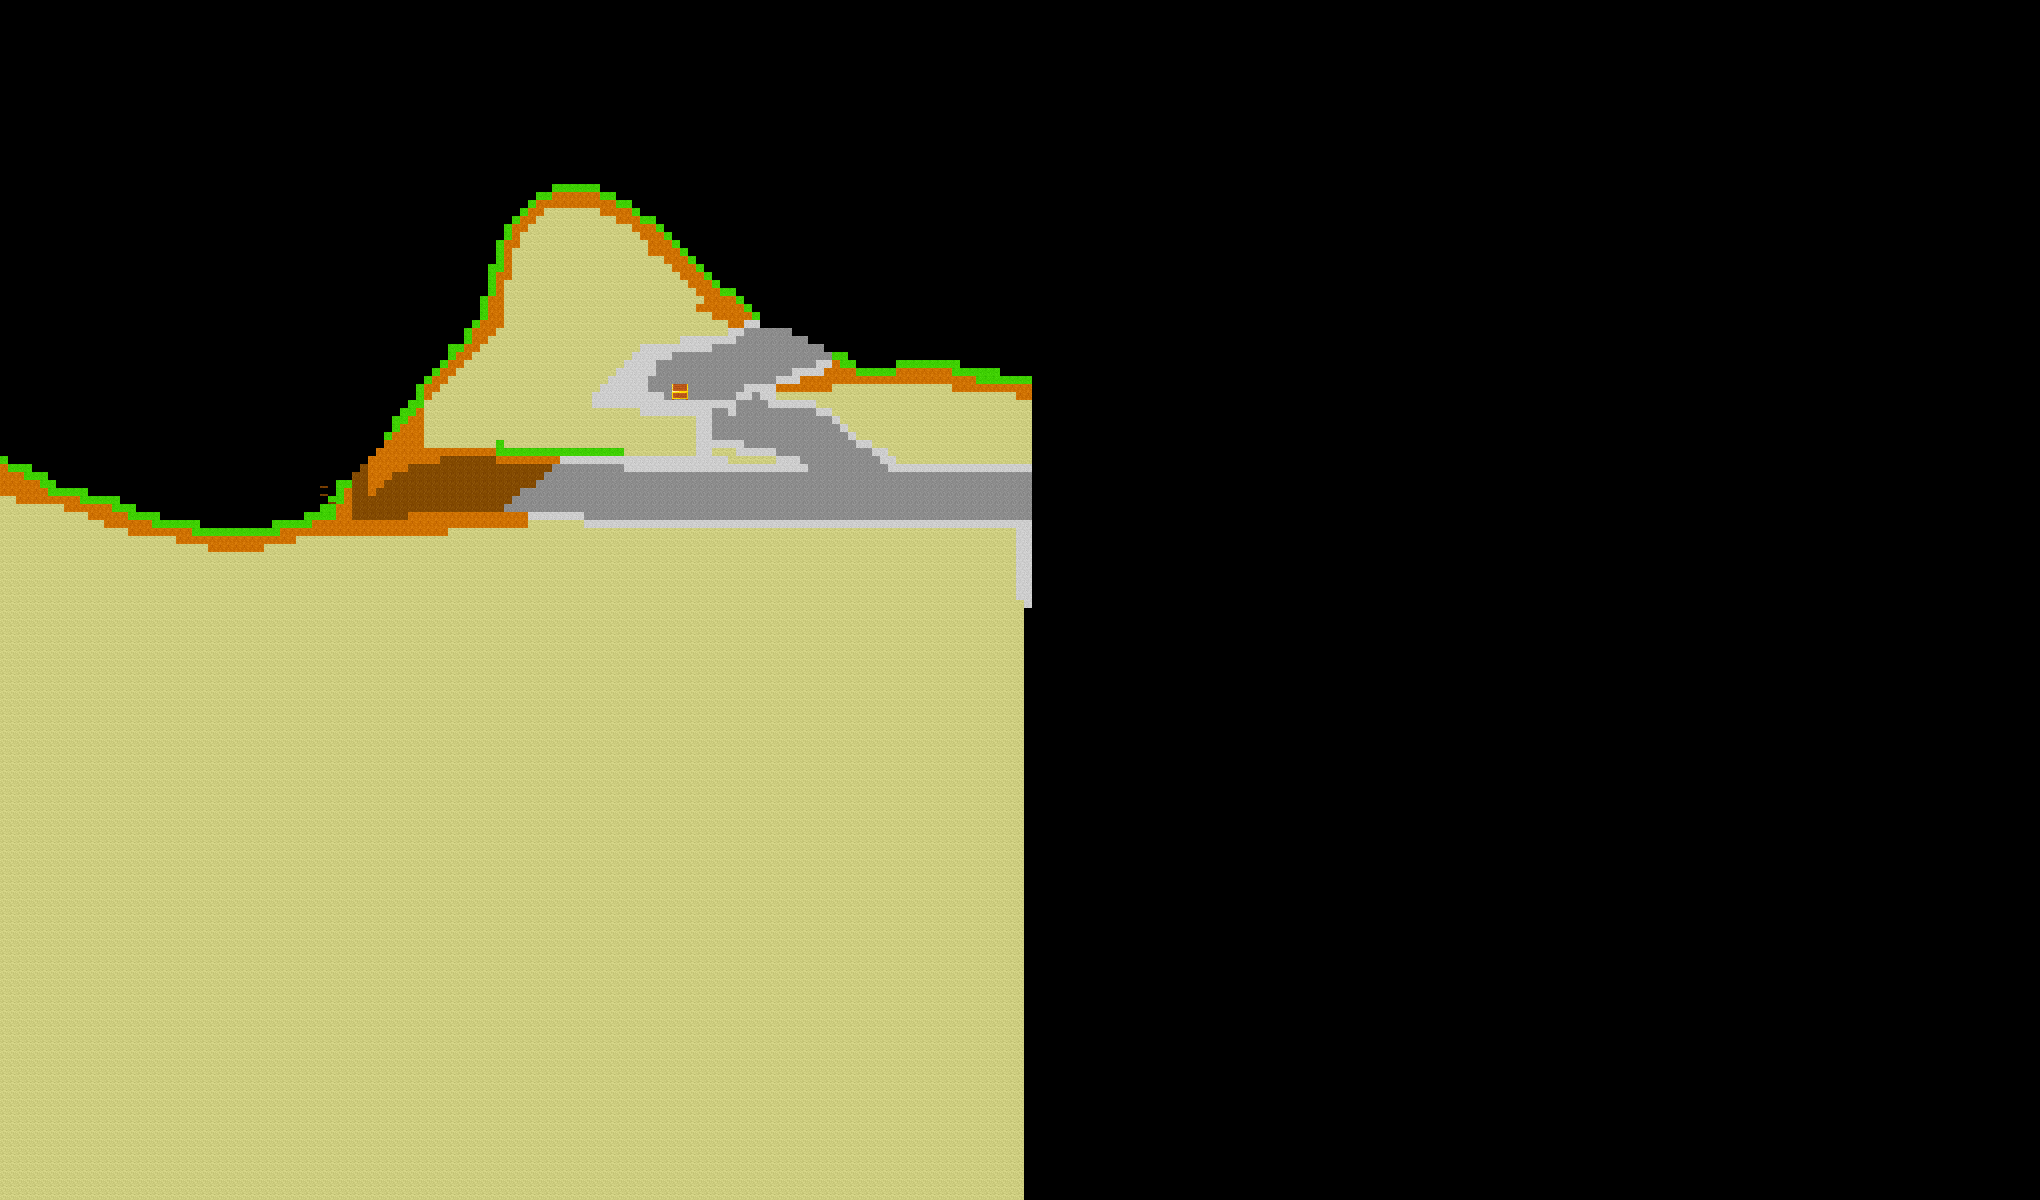

Tiled map render using the project's own tile images. Description and the map definition, with tile-layer contents summarised, below:
An orthogonal 255x150 tile map with 8x8 px tiles, 2 tile layers (Tile Layer 1, entities).

<map version="1.0" orientation="orthogonal" renderorder="right-down" width="255" height="150" tilewidth="8" tileheight="8" nextobjectid="1">
 <tileset firstgid="1" name="Plainstileset" tilewidth="8" tileheight="8" tilecount="7500" columns="100">
  <image source="Plainstileset.png" width="800" height="600" />
  <terraintypes>
   <terrain name="New Terrain" tile="-1" />
  </terraintypes>
 </tileset>
 <layer name="Tile Layer 1" width="255" height="150">
  <data>[38250 cells, 13188 non-empty, 6 distinct tile ids]</data>
 </layer>
 <layer name="entities" width="255" height="150">
  <data>[38250 cells, 7 non-empty, 5 distinct tile ids]</data>
 </layer>
</map>